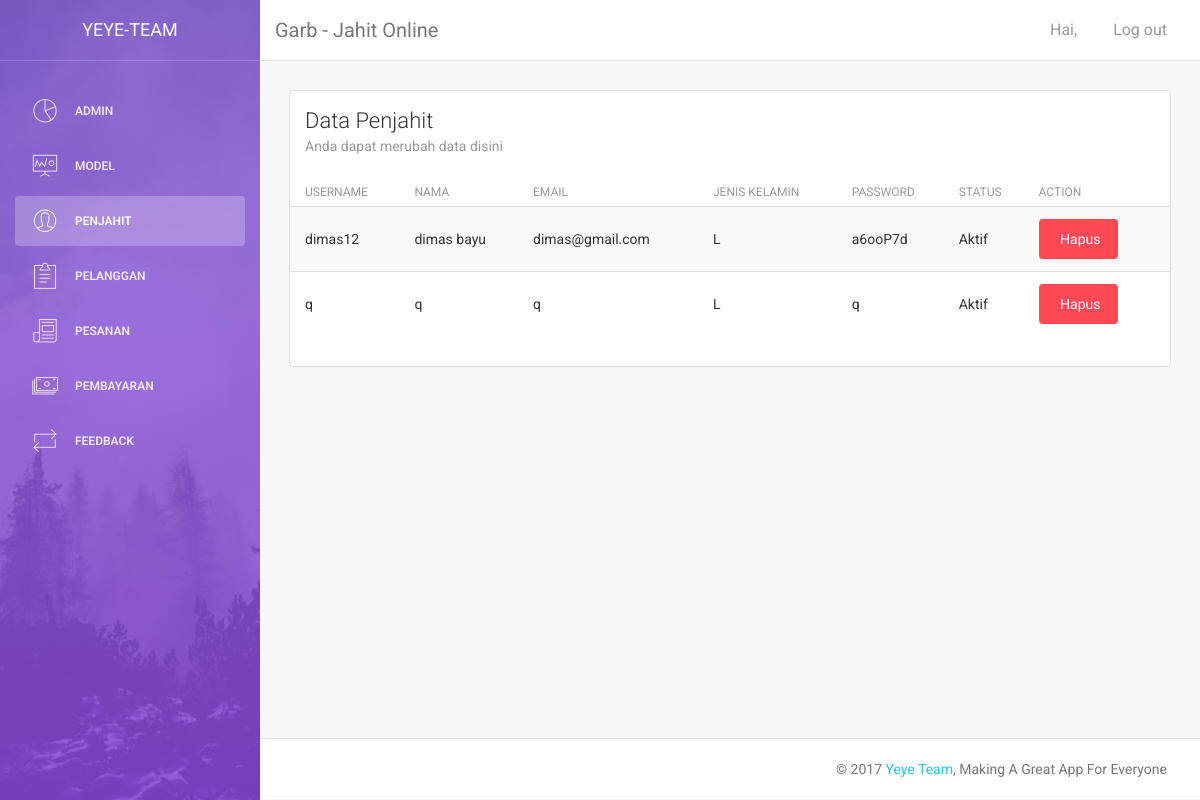
The app's page /garb/index.php/penjahit with its own data.
### tables this page shows
CREATE TABLE `penjahit` (
  `id_pjh` varchar(10) NOT NULL,
  `nama_pjh` varchar(100) NOT NULL,
  `email_pjh` varchar(50) NOT NULL,
  `telepon_pjh` varchar(15) NOT NULL,
  `alamat_pjh` varchar(100) NOT NULL,
  `jk_pjh` varchar(2) NOT NULL,
  `foto_pjh` varchar(255) NOT NULL,
  `password_pjh` varchar(12) NOT NULL,
  `ver_code` varchar(20) NOT NULL
);

### Garb/application/controllers/Penjahit.php (called while the page is built, shortened)
<?php
class Penjahit extends CI_Controller{
	function __construct(){
	$this->load->model('m_penjahit');
	$this->load->helper('url');
	}
	function index(){
		$data['penjahit']=$this->m_penjahit->read_penjahit()->result();
		$this->load->view('v_penjahit',$data);
	}
}
?>

### garb/index.php (called while the page is built, shortened)
<?php
require_once BASEPATH.'core/CodeIgniter.php';

### Garb/application/models/m_penjahit.php (called while the page is built, shortened)
<?php
 class m_penjahit extends CI_Model{
	 function read_penjahit(){
		 return $this->db->get('penjahit');
	 }
 }
 ?>

### Garb/application/views/v_penjahit.php (the view, shortened to what this page needs)
<!doctype html>
<html lang="en">
<head>
    <link href="http://localhost/garb/assets/css/bootstrap.min.css" rel="stylesheet" />
    <link href="http://localhost/garb/assets/css/animate.min.css" rel="stylesheet"/>
    <link href="http://localhost/garb/assets/css/light-bootstrap-dashboard.css" rel="stylesheet"/>
    <link href="http://localhost/garb/assets/css/demo.css" rel="stylesheet" />
    <link href="http://maxcdn.bootstrapcdn.com/font-awesome/4.2.0/css/font-awesome.min.css" rel="stylesheet">
    <link href="http://localhost/garb/assets/css/pe-icon-7-stroke.css" rel="stylesheet" />
</head>
<body>
<div class="wrapper">
    <div class="sidebar" data-color="purple" data-image="assets/img/sidebar-5.jpg">
    	<div class="sidebar-wrapper">
            <div class="logo">
                <a href="" class="simple-text">
                    Yeye-Team
                </a>
            </div>
            <ul class="nav">
                <li class="">
                    <a href="<?php echo base_url('admin'); ?>">
                        <i class="pe-7s-graph"></i>
                        <p>Admin</p>
                    </a>
                </li>
                                <li>
                    <a href="<?php echo base_url('model'); ?>">
                        <i class="pe-7s-display1"></i>
                        <p>Model</p>
                    </a>
                </li>
                <li class="active">
                    <a href="<?php echo base_url('penjahit'); ?>">
                        <i class="pe-7s-user"></i>
                        <p>Penjahit</p>
                    </a>
                </li>
                <li>
                    <a href="<?php echo base_url('User'); ?>">
                        <i class="pe-7s-note2"></i>
                        <p>Pelanggan</p>
                    </a>
                </li>
                <li>
                    <a href="<?php echo base_url('Pemesanan'); ?>">
                        <i class="pe-7s-news-paper"></i>
                        <p>Pesanan</p>
                    </a>
                </li>
                <li>
                    <a href="<?php echo base_url('Pembayaran'); ?>">
                        <i class="pe-7s-cash"></i>
                        <p>Pembayaran</p>
                    </a>
                </li>
                <li>
                    <a href="<?php echo base_url('Feedback'); ?>">
                        <i class="pe-7s-repeat"></i>
                        <p>Feedback</p>
                    </a>
                </li>
            </ul>
    	</div>
    </div>
    <div class="main-panel">
        <nav class="navbar navbar-default navbar-fixed">
            <div class="container-fluid">
                <div class="navbar-header">
                    <a class="navbar-brand" href="#">Garb - Jahit Online</a>
                </div>
                <div class="collapse navbar-collapse">
                    <ul class="nav navbar-nav navbar-right">
                        <li>
                          <a href="<?php echo base_url('admin/profil')?>">
                               <p>Hai, <?php echo $this->session->userdata("nama"); ?></p>
                           </a>
                        </li>
                        <li>
                            <a href="<?php echo base_url('login/logout'); ?>">
                                <p>Log out</p>
                            </a>
                        </li>
                    </ul>
                </div>
            </div>
        </nav>
        <div class="content">
            <div class="container-fluid">
                <div class="row">
                    <div class="col-md-12">
                        <div class="card">
                            <div class="header">
                                <h4 class="title">Data Penjahit</h4>
                                <p class="category">Anda dapat merubah data disini</p>
                            </div>
                            <div class="content table-responsive table-full-width">
                                <table class="table table-hover table-striped">
                                    <thead>
                                        <th>Username</th>
                                    	<th>Nama</th>
                                    	<th>Email</th>
                                    	<th>Jenis Kelamin</th>
                                    	<th>Password</th>
                                    	<th>Status</th>
                                    	<th>Action</th>
                                    </thead>
                                    <tbody>
                                       <?php
										foreach ($penjahit as $row){
										?>
                                        <tr>
                                        	<td><?php echo $row->id_pjh; ?></td>
                                        	<td><?php echo $row->nama_pjh; ?></td>
                                        	<td><?php echo $row->email_pjh; ?></td>
                                        	<td><?php echo $row->jk_pjh; ?></td>
                                        	<td><?php echo $row->password_pjh; ?></td>
                                        	<td><?php if($row->ver_code == ''){
											echo "Aktif";
														}else{
											echo "Belum Aktif";
											} ?>
                                       		</td>
                                        	<td>
                                       			<a href="<?php echo base_url('penjahit/hapus')?>/<?php  echo $row->id_pjh; ?>"><button type="submit" class="btn btn-danger btn-fill" name="hapus" onClick="return doconfirm();">&nbsp;Hapus</button></a>
                                        	</td>
                                        </tr>
                                        <?php } ?>
                                    </tbody>
                                </table>
                            </div>
                        </div>
                    </div>
                </div>
            </div>
        </div>
        <footer class="footer">
            <div class="container-fluid">
                <p class="copyright pull-right">
                    &copy; <script>document.write(new Date().getFullYear())</script> <a href="http://www.creative-tim.com">Yeye Team</a>, Making A Great App For Everyone
                </p>
            </div>
        </footer>
    </div>
</div>
</body>
</html>

### records on screen
penjahit: id_pjh "dimas12", nama_pjh "dimas bayu", email_pjh "dimas@gmail.com", jk_pjh "L", password_pjh "a6ooP7d", ver_code "Aktif"
penjahit: id_pjh "q", nama_pjh "q", email_pjh "q", jk_pjh "L", password_pjh "q", ver_code "Aktif"
